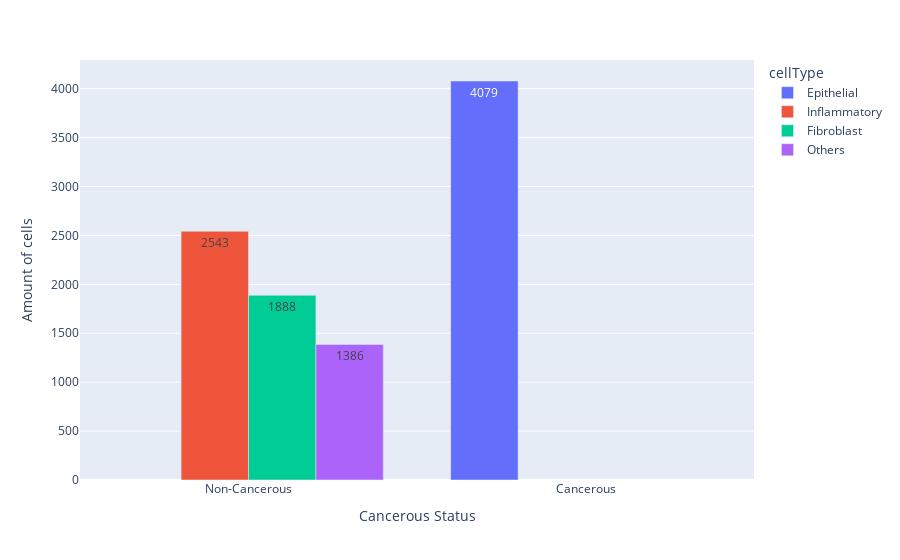

The code cell stored with this chart in its notebook:
### Code cell
corr_df['isCancerous'] = corr_df['isCancerous'].map({True: 'Cancerous', False: 'Non-Cancerous'})

figure4 = px.bar(
    corr_df,
    x='isCancerous', 
    y= 0, 
    color='cellType', 
    barmode='group',
    labels={'isCancerous': 'Cancerous Status', "y": "Amount of cells"},
    text=corr_df[0],
)

figure4.update_layout(
    xaxis={'categoryorder':'total descending'},
    yaxis_title="Amount of cells",
    uniformtext_minsize=10,
    uniformtext_mode='hide',
)

figure4.show()

### Figure 1 — Plotly figure (JSON) as saved in the notebook; plotly's stock layout.template omitted (floating-point values rounded to 4 significant figures)
{"data": [{"alignmentgroup": "True", "hovertemplate": "cellType=Epithelial<br>Cancerous Status=%{x}<br>0=%{text}<extra></extra>", "legendgroup": "Epithelial", "marker": {"color": "#636efa", "pattern": {"shape": ""}}, "name": "Epithelial", "offsetgroup": "Epithelial", "orientation": "v", "showlegend": true, "text": [4079], "textposition": "auto", "type": "bar", "x": ["Cancerous"], "xaxis": "x", "y": [4079], "yaxis": "y"}, {"alignmentgroup": "True", "hovertemplate": "cellType=Inflammatory<br>Cancerous Status=%{x}<br>0=%{text}<extra></extra>", "legendgroup": "Inflammatory", "marker": {"color": "#EF553B", "pattern": {"shape": ""}}, "name": "Inflammatory", "offsetgroup": "Inflammatory", "orientation": "v", "showlegend": true, "text": [2543], "textposition": "auto", "type": "bar", "x": ["Non-Cancerous"], "xaxis": "x", "y": [2543], "yaxis": "y"}, {"alignmentgroup": "True", "hovertemplate": "cellType=Fibroblast<br>Cancerous Status=%{x}<br>0=%{text}<extra></extra>", "legendgroup": "Fibroblast", "marker": {"color": "#00cc96", "pattern": {"shape": ""}}, "name": "Fibroblast", "offsetgroup": "Fibroblast", "orientation": "v", "showlegend": true, "text": [1888], "textposition": "auto", "type": "bar", "x": ["Non-Cancerous"], "xaxis": "x", "y": [1888], "yaxis": "y"}, {"alignmentgroup": "True", "hovertemplate": "cellType=Others<br>Cancerous Status=%{x}<br>0=%{text}<extra></extra>", "legendgroup": "Others", "marker": {"color": "#ab63fa", "pattern": {"shape": ""}}, "name": "Others", "offsetgroup": "Others", "orientation": "v", "showlegend": true, "text": [1386], "textposition": "auto", "type": "bar", "x": ["Non-Cancerous"], "xaxis": "x", "y": [1386], "yaxis": "y"}], "layout": {"barmode": "group", "legend": {"title": {"text": "cellType"}, "tracegroupgap": 0}, "margin": {"t": 60}, "uniformtext": {"minsize": 10, "mode": "hide"}, "xaxis": {"anchor": "y", "categoryorder": "total descending", "domain": [0, 1], "title": {"text": "Cancerous Status"}}, "yaxis": {"anchor": "x", "domain": [0, 1], "title": {"text": "Amount of cells"}}}}
